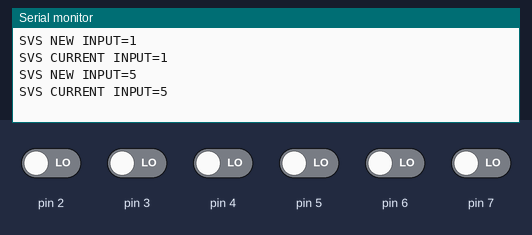
Recording of a sketch running on a simulated Arduino Nano, built with avr-gcc and run on an emulated ATmega328P. Parts: the last lines printed to the serial monitor. The test bench sets the inputs (shaded band); at power-on: pin 2–7 LOW.

Above: at 3.3 s.
3.4 s: pin 2 driven HIGH
At 4.3 s:
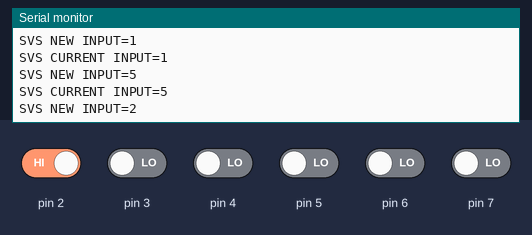
4.9 s: pin 3 driven HIGH
At 6.2 s:
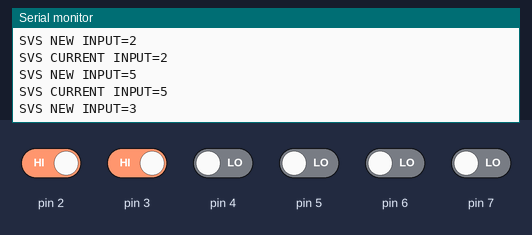
6.4 s: pin 4 driven HIGH
7.9 s: pin 6 driven HIGH
At 9.6 s:
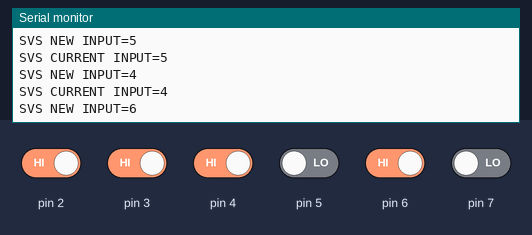
Timing chart, 0 to 10.4 s (numbered marks = the images above; inputs shaded):
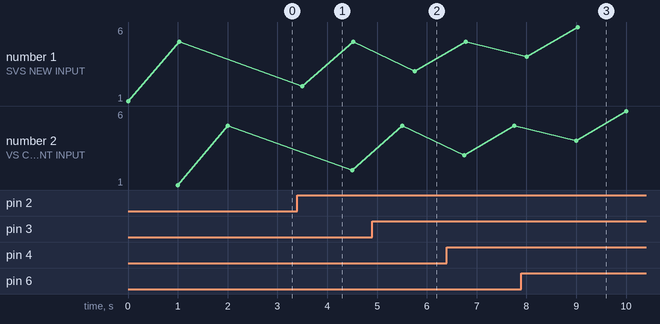

Measured:
- after the input at 3.4 s, the serial monitor: prints a new line after 0.10 s (image 1)
- after the input at 4.9 s, the serial monitor: prints a new line after 0.85 s (image 2)
- after the input at 7.9 s, the serial monitor: prints a new line after 1.1 s (image 3)
- plotted number 1: 5 → 3 after the input at 4.9 s, 5 → 6 after the input at 7.9 s
- plotted number 2: 5 → 2 after the input at 3.4 s, 5 → 6 after the input at 7.9 s

The sketch:

rt4k_serial_otaku_nano_6port.ino
```cpp
// (licence header left out)
// RT4K HD15 serial remote control w/ Arduino Nano
//
// HD15 pin 15 = RX --> Arduino Nano TX pin
// HD15 pin 12 = TX --> Arduino Nano RX pin (not needed for this project, you can leave disconnected)
// HD15 pin 5 = Gnd --> Arduino Gnd pin (any Gnd pin is fine)

uint8_t const SVS = 1;     // 0 - use "Remote" button profiles 1-6(must be set to this if going directly into a Donut Dongle SW1 or SW2 port)
                           // 1 - use SVS profiles S1_<whatever>.rt4 - S6_<whatever>.rt4.
                           //     Ex: when combined with an offset of say "offset = 300" as an example, this would translate to SVS profiles S301_<whatever>.rt4 - S306_<whatever>.rt4

uint16_t const offset = 0; // by default SVS profiles 1 - 6 will be used. set the offset to add this number so they dont conflict with another SVS device.
                           // Ex: offset = 300 would give you SVS profiles 301-305.

bool OffProfile = true; // set to "true" loads either S0_<whatever>.rt4 or Remote Button Profile 12 when all OTAKU inputs are off. This depends on the SVS setting above. You can assign it to a generic OTAKU input profile for example.
                        // "false" always leaves the last active OTAKU input profile loaded
                        // "true" by default

uint16_t OTAKU1 = 0x0f; //used to store state of first grouping of OTAKU ports
uint8_t OTAKUoff = 1; //used to keep track of OTAKU off profile state, if enabled
uint8_t OTAKUoffprev = 1; //used to store previous state of OTAKUoff
uint16_t OTAKU1prev = 0x0f; //used to store previous state of first group


void setup(){

    Serial.begin(9600); // Set the baud rate for the RT4K Serial Connection
    while(!Serial){;}   // allow connection to establish before continuing
    Serial.println(F("\r")); // when the Arduino first powers on, it sends garbage bytes out the hardware serial port. this shows up in the RT4K diag screen.
                          // sending a carriage return clears out the buffer so the first input change works correctly
    DDRD  &= ~B11111100; // Set PD2-7 as inputs (shown on nano as pins D2-D7)

} // end of setup()

void loop(){

readOTAKU();

delay(250);

} // end of loop()

void readOTAKU(){
    // Read OTAKU ports (bitwise NOT results in a 1 when OTAKU port is Active. AKA low voltage on LED cathode leg.
    OTAKU1 = ~(PIND & B11111100); //read pins D2-D7
    OTAKUoff = !(OTAKU1 & B11111100);

    // Has active OTAKU port changed? Group 1
    if(OTAKU1 != OTAKU1prev){
      //Detect which OTAKU port is now active and change profile accordingly
      if(OTAKU1 & B00000100){ //Pin D2
        if(SVS) sendSVS(1);
        else Serial.println(F("remote prof1\r"));
      }
      else if(OTAKU1 & B00001000){ //Pin D3
        if(SVS) sendSVS(2);
        else Serial.println(F("remote prof2\r"));
      }
      else if(OTAKU1 & B00010000){ //Pin D4
        if(SVS) sendSVS(3);
        else Serial.println(F("remote prof3\r"));
      }
      else if(OTAKU1 & B00100000){ //Pin D5
        if(SVS) sendSVS(4);
        else Serial.println(F("remote prof4\r"));
      }
      if(OTAKU1 & B01000000){ //Pin D6
        if(SVS) sendSVS(5);
        else Serial.println(F("remote prof5\r"));
      }
      else if(OTAKU1 & B10000000){ //Pin D7
        if(SVS) sendSVS(6);
        else Serial.println(F("remote prof6\r"));
      }
      OTAKU1prev = OTAKU1;
    }

    // If all ports are in-active, send SVS profile 0 or button profile 12. You can assign it to a generic HDMI profile for example.
    if((OTAKUoff != OTAKUoffprev) && OffProfile){
      if((OTAKU1 & B11111100) == 0){
        if(SVS) sendSVS(0);
        else Serial.println(F("remote prof12\r"));
      }

      OTAKUoffprev = OTAKUoff;
    }
} // end of readOTAKU()

void sendSVS(uint16_t num){
  Serial.print(F("\rSVS NEW INPUT="));
  if(num != 0)Serial.print(num + offset);
  else Serial.print(num);
  Serial.println(F("\r"));
  delay(1000);
  Serial.print(F("\rSVS CURRENT INPUT="));
  if(num != 0)Serial.print(num + offset);
  else Serial.print(num);
  Serial.println(F("\r"));
}
```
